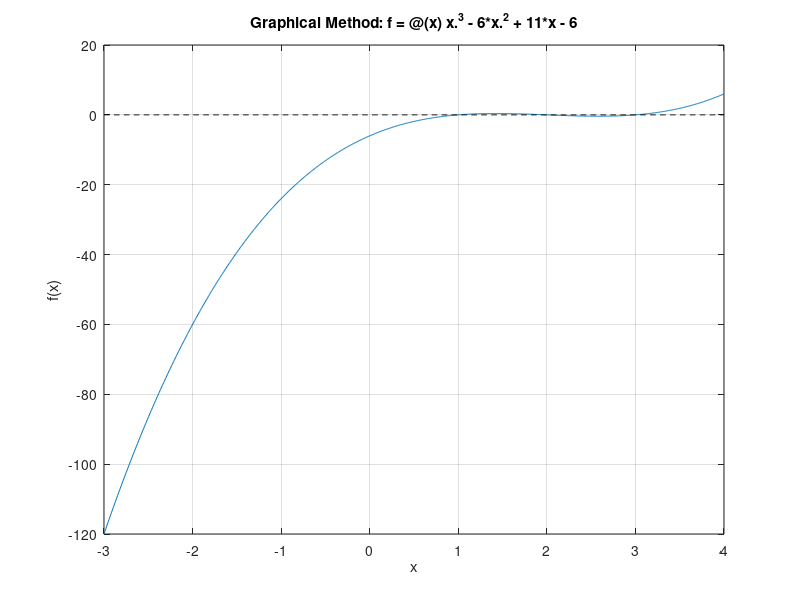

Here is the MATLAB script that generated this plot:
% Define the function
f = @(x) x.^3 - 6*x.^2 + 11*x - 6;

% Define the interval
x = linspace(-3, 4, 1000);

% Plot the function
figure;
plot(x, f(x));
grid on;
xlabel('x');
ylabel('f(x)');
title('Graphical Method: f = @(x) x.^3 - 6*x.^2 + 11*x - 6');

% Highlight the x-axis
hold on;
plot(x, zeros(size(x)), 'k--');
hold off;